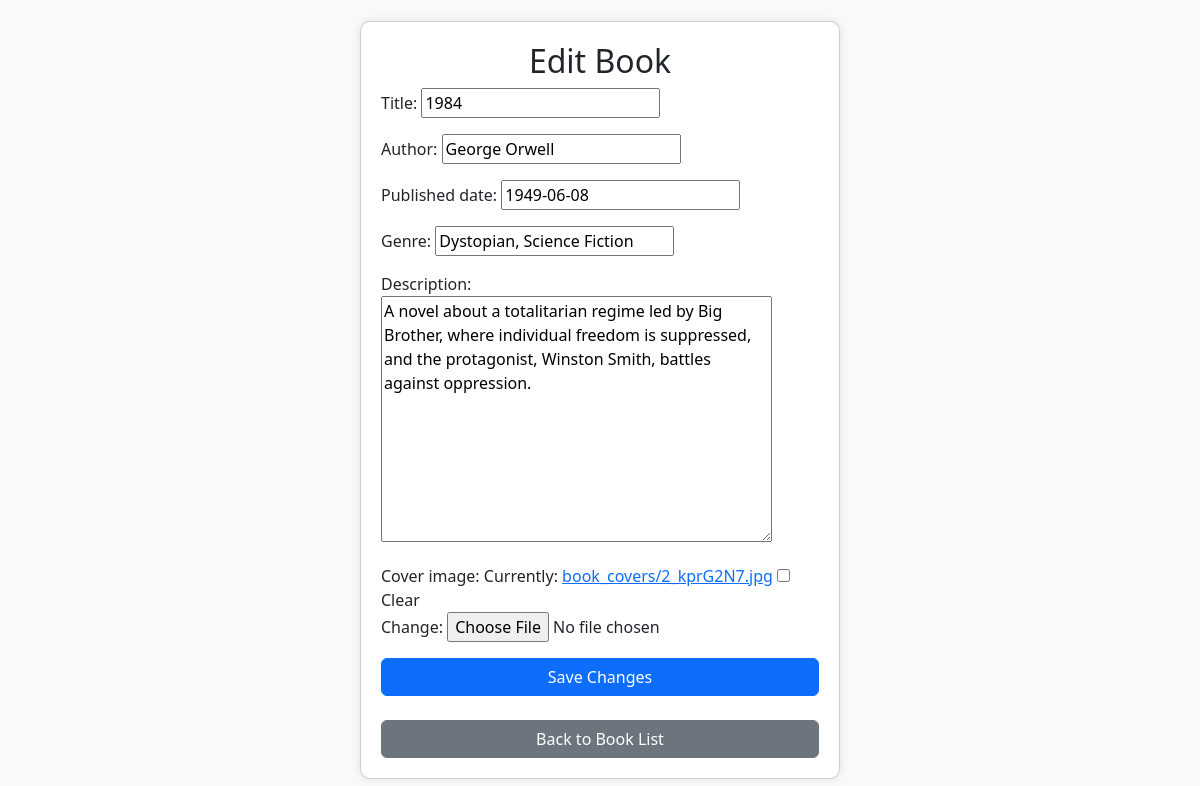
Page /books/edit/3/ on the committed database.
### books/models.py (models this page shows, shortened)
class Book(models.Model):
    title = models.CharField(max_length=200)
    author = models.CharField(max_length=200)
    published_date = models.DateField()
    genre = models.CharField(max_length=100)
    description = models.TextField()
    cover_image = models.ImageField(upload_to='book_covers/', blank=True, null=True)

### books/views.py (the view)
# urls.py: path('books/edit/<int:pk>/', EditBookView.as_view(), name='edit_book'),
class EditBookView(UpdateView):
    model = Book
    form_class = BookForm
    template_name = 'books/edit_book.html'
    context_object_name = 'book'
    success_url = reverse_lazy('book_list')

### books/forms.py
class BookForm(forms.ModelForm):
    class Meta:
        model = Book
        fields = ['title', 'author', 'published_date', 'genre', 'description', 'cover_image']

### books/templates/books/edit_book.html (shortened to what this page needs)
<!DOCTYPE html>
<html lang="en">
<head>
    <link href="https://cdn.jsdelivr.net/npm/bootstrap@5.3.0/dist/css/bootstrap.min.css" rel="stylesheet">
</head>
<body>
    <div class="card">
        <h2 class="text-center">Edit Book</h2>
        <form method="post" enctype="multipart/form-data">
            {{ form.as_p }}
            <button type="submit" class="btn btn-primary btn-save">Save Changes</button>
        </form>
        <br>
        <a href="{% url 'book_list' %}" class="btn btn-secondary w-100">Back to Book List</a>
    </div>
</body>
</html>

### books/templates/books/edit_book.html (style rules this page uses)
body { display: flex; justify-content: center; align-items: center; min-height: 100vh; background-color: #f8f9fa; }
.card { width: 40%; padding: 20px; border-radius: 10px; box-shadow: 0px 0px 10px rgba(0, 0, 0, 0.1); background: #fff; }
.btn-save { width: 100%; }

### rows in the picture
Book: title "1984", author "George Orwell", published_date "1949-06-08", genre "Dystopian, Science Fiction", description "A novel about a totalitarian regime led by Big Brother, where individual freedom is suppressed, and the protagonist, Winston Smith, battles against oppression."
